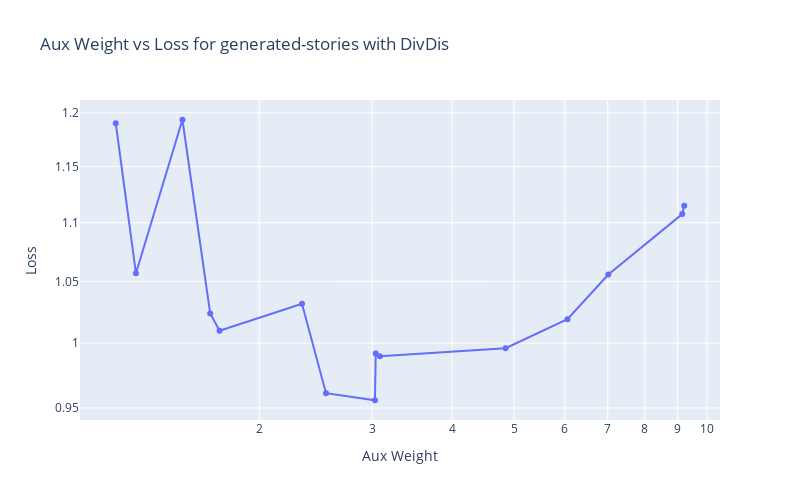
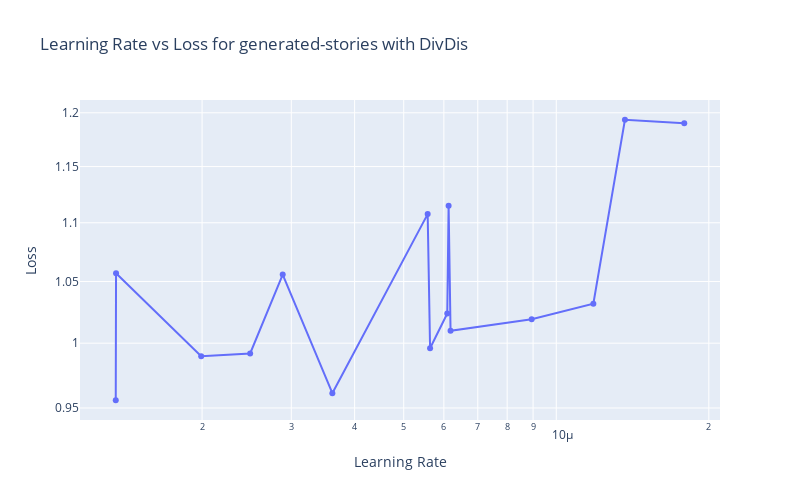

Notebook source saved alongside these figures, in order:
### Code cell
# Example usage:
method_name = "DivDis"
dataset = "generated-stories"

# Plot aux_weight vs loss
fig1 = plot_param_vs_loss(df, x_param='aux_weight', method_name=method_name, dataset=dataset)
fig1.show()

# Plot learning rate vs loss
fig2 = plot_param_vs_loss(df, x_param='lr', method_name=method_name, dataset=dataset)
fig2.show()

### Figure 1 — Plotly figure (JSON) as saved in the notebook; plotly's stock layout.template omitted (floating-point values rounded to 4 significant figures)
{"data": [{"mode": "markers+lines", "type": "scatter", "x": [1.194, 1.283, 1.517, 1.676, 1.734, 2.331, 2.542, 3.031, 3.04, 3.085, 4.848, 6.056, 7.015, 9.15, 9.216], "y": [1.19, 1.057, 1.193, 1.024, 1.01, 1.032, 0.9612, 0.9558, 0.9919, 0.9897, 0.996, 1.019, 1.056, 1.108, 1.115]}], "layout": {"height": 500, "title": {"text": "Aux Weight vs Loss for generated-stories with DivDis"}, "width": 800, "xaxis": {"title": {"text": "Aux Weight"}, "type": "log"}, "yaxis": {"title": {"text": "Loss"}, "type": "log"}}}

### Figure 2 — Plotly figure (JSON) as saved in the notebook; plotly's stock layout.template omitted (floating-point values rounded to 4 significant figures)
{"data": [{"mode": "markers+lines", "type": "scatter", "x": [1.351e-06, 1.353e-06, 1.992e-06, 2.488e-06, 2.885e-06, 3.615e-06, 5.574e-06, 5.636e-06, 6.094e-06, 6.131e-06, 6.185e-06, 8.942e-06, 1.184e-05, 1.366e-05, 1.789e-05], "y": [0.9558, 1.057, 0.9897, 0.9919, 1.056, 0.9612, 1.108, 0.996, 1.024, 1.115, 1.01, 1.019, 1.032, 1.193, 1.19]}], "layout": {"height": 500, "title": {"text": "Learning Rate vs Loss for generated-stories with DivDis"}, "width": 800, "xaxis": {"title": {"text": "Learning Rate"}, "type": "log"}, "yaxis": {"title": {"text": "Loss"}, "type": "log"}}}
